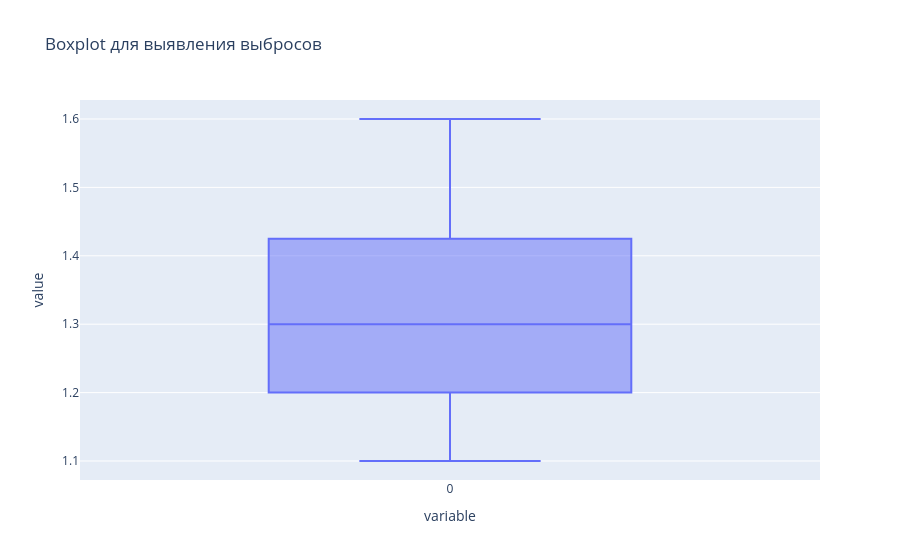

Write notebook code for a chart like this one.
### Markdown cell above
##### <b><font color='saddlebrown'>1. Data cleaning</font></b>
<i>Контекст: </i> У вас есть лог времени загрузки главной страницы сайта (в секундах). Нужно автоматически отфильтровать аномально долгие загрузки (технические сбои), используя правило (Z-score > 3).<br>
<i>Данные:</i> [1.2, 1.5, 1.1, 1.4, 1.3, 15.2, 1.2, 1.6, 1.3, 1.4]<br>

### Code cell
data = [1.2, 1.5, 1.1, 1.4, 1.3, 15.2, 1.2, 1.6, 1.3, 1.4]
# Вычисляем z-оценки для каждого элемента
z_scores = stats.zscore(data, ddof=0)
for i, z in enumerate(z_scores):
    print(f"Элемент: {data[i]}, z-оценка: {z:.4f}")
    if round(abs(z), 2) >= 3.00 or round(abs(z), 2) <= -3.00:
        print(f"Элемент {data[i]} является выбросом.")
    else:
        print('В рамках нормы')
    print('------------------------')

data.pop(z_scores.argmax())
print(f"Данные после удаления выброса: {data}")

import plotly.express as px
fig = px.box(data, title="Boxplot для выявления выбросов")
fig.show()

### Figure 1 — Plotly figure (JSON) as saved in the notebook; plotly's stock layout.template omitted (floating-point values rounded to 4 significant figures)
{"data": [{"alignmentgroup": "True", "hovertemplate": "variable=%{x}<br>value=%{y}<extra></extra>", "legendgroup": "", "marker": {"color": "#636efa"}, "name": "", "notched": false, "offsetgroup": "", "orientation": "v", "showlegend": false, "type": "box", "x": ["0", "0", "0", "0", "0", "0", "0", "0", "0"], "x0": " ", "xaxis": "x", "y": [1.2, 1.5, 1.1, 1.4, 1.3, 1.2, 1.6, 1.3, 1.4], "y0": " ", "yaxis": "y"}], "layout": {"boxmode": "group", "legend": {"tracegroupgap": 0}, "title": {"text": "Boxplot для выявления выбросов"}, "xaxis": {"anchor": "y", "domain": [0, 1], "title": {"text": "variable"}}, "yaxis": {"anchor": "x", "domain": [0, 1], "title": {"text": "value"}}}}
